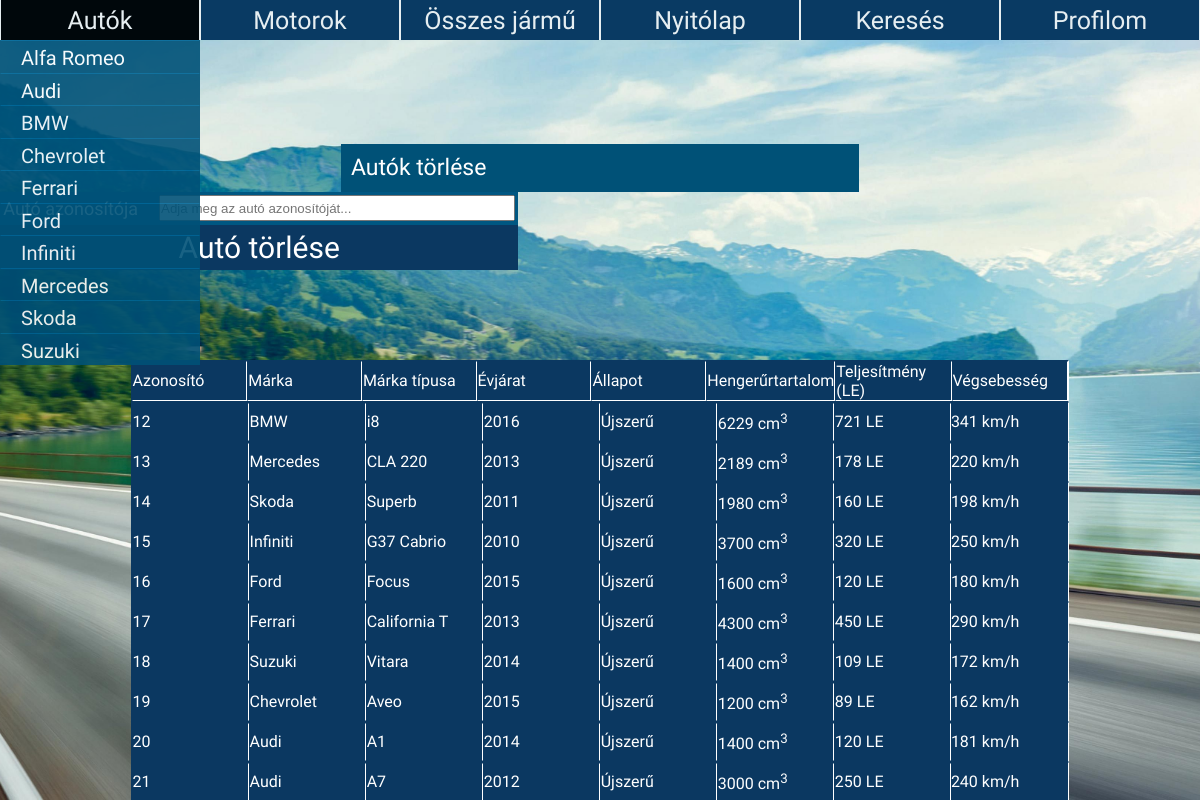
/autok_torlese.php, run on the app's committed database.
### tables this page shows
CREATE TABLE `auto` (
  `id` int(10) NOT NULL,
  `fenykep` mediumtext,
  `kategoria` varchar(100) NOT NULL,
  `automarka_id` varchar(60) NOT NULL,
  `jarmutipus_id` varchar(60) NOT NULL,
  `ar_1` int(10) NOT NULL,
  `ar_2` int(10) NOT NULL,
  `ar_3` int(10) NOT NULL,
  `marka_tipus` varchar(80) NOT NULL,
  `evjarat` int(4) NOT NULL,
  `allapot` varchar(50) NOT NULL,
  `km_ora_allasa` int(10) NOT NULL,
  `szallithato_szemelyek` int(10) NOT NULL,
  `uzemanyag` varchar(100) NOT NULL,
  `hengerurtartalom` int(10) NOT NULL,
  `teljesitmeny` int(100) NOT NULL,
  `sajat_tomeg` int(100) NOT NULL,
  `maximalis_tomeg` int(100) NOT NULL,
  `tank_meret` int(5) NOT NULL,
  `atlagfogyasztas` float NOT NULL,
  `vegsebesseg` int(10) NOT NULL,
  `gyorsulas` float NOT NULL,
  `oktanszam` int(5) NOT NULL
 
);

### autok_torlese.php (the view, shortened to what this page needs)
<?php
	include('controller.php');
?>
<html>
		<link rel = "stylesheet" href = "style.css"/>
	<head>
	</head>
		<body id = "bgStyle">
				<div id = "container">
				<ul id = "menu">
					<li>
						<a href="autok_osszes.php">Autók</a>
					</li>
					<li>
						<a href="motorok_osszes.php">Motorok</a>
					</li>
					<li>
						<a href="hozzaszolasok.php">Összes jármű</a>
					</li>
					<li><a href="fooldal.php">Nyitólap</a>
					</li>
					<li><a href="kereses.php">Keresés</a></li>
					<li>
						<a href="felhasznalo_profil.php">Profilom</a>
				</ul>
			</div>
			<div align = "center">
			<form method = "POST" action = "autok_torlese.php" enctype = "multipart/form-data" name = "car_delete">
				<table align = "center" width = "43.2%" id = "styleofwords" border = "0px" cellpadding = "0" cellspacing = "0">
					<tr>
						<td height = "33px" id = "styleofwords2a"><font id = "styleofwords2a">Autók törlése</font></td>
					</tr>
				</table>
			</div>
			<div>
				<table align = "center" width = "43.2%" id = "styleofwords" border = "0px" cellpadding = "0" cellspacing = "0">
					<tr>
						<td height = "33px" id = "styleofwords7" width = "30%">Autó azonosítója<font id = "styleofwords8"></font></td>
						<td height = "33px" id = "styleofwords9" width = "70%"><input type = "number"
							style="height:26px; width: 100%" name = "id" size = "45" placeholder = "Adja meg az autó azonosítóját..." required /></td>
					</tr>
				</table>
			</div>
			<table align = "center" width = "43.2%" id = "styleofwords" border = "0px" cellpadding = "0" cellspacing = "0">
					<tr>
						<td width = "100%"><input type = "submit" class = "input" value = "Autó törlése" name = "autotorles" /></td>
					</tr>
			</table>
			<?php
				$sql = "SELECT * FROM auto";
				$result = mysqli_query($conn, $sql);
				echo '
						<div align = "center">
							<table align = "center" width = "78.2%" id = "tableborders2" border = "0px" cellpadding = "0" cellspacing = "0">
								<tr>
									<td width = "12.5%" id = "tableborders3">Azonosító</td>
									<td width = "12.5%" id = "tableborders3">Márka</td>
									<td width = "12.5%" id = "tableborders3">Márka típusa</td>
									<td width = "12.5%" id = "tableborders3">Évjárat</td>
									<td width = "12.5%" id = "tableborders3">Állapot</td>
									<td width = "12.5%" id = "tableborders3">Hengerűrtartalom</td>
									<td width = "12.5%" id = "tableborders3">Teljesítmény (LE)</td>
									<td width = "14.2%" id = "tableborders3">Végsebesség</td>
								</tr>
							</table>
					</div>';
				if (mysqli_num_rows($result) > 0) {
					while($row = mysqli_fetch_assoc($result)) {
					echo '
							<div align = "center">
								<table align = "center" width = "78.2%" id = "tableborders2" border = "0px" cellpadding = "0" cellspacing = "0">
									<tr>
										<td width = "12.5%" id = "tableborders2"> '.$row["id"].'</td>
										<td width = "12.5%" id = "tableborders2"> '.$row["automarka_id"].'</td>
										<td width = "12.5%" id = "tableborders2"> '.$row["marka_tipus"].' </td>
										<td width = "12.5%" id = "tableborders2"> '.$row["evjarat"].'</td>
										<td width = "12.5%" id = "tableborders2"> '.$row["allapot"].'</td>
										<td width = "12.5%" id = "tableborders2"> '.$row["hengerurtartalom"].' cm<sup>3</sup></td>
										<td width = "12.5%" id = "tableborders2"> '.$row["teljesitmeny"].' LE</td>
										<td width = "12.5%"> '.$row["vegsebesseg"].' km/h</td>
									</tr>
								</table>
							</div>';
					}
				}
			?>
		</body>
</html>

### style.css (style rules this page uses)
#styleofwords { font-family: "Electrolize"; }
#styleofwords2a { font-size: 23px; font-family: "Electrolize"; text-align: left; background: rgb(0, 81, 119); color: #ffffff; padding: 2% 2% 2% 1%; margin: 0 0 0 0; width: 100%; }
#styleofwords7 { font-size: 18px; font-family: "Electrolize"; text-align: right; background: rgb(0, 87, 130); color: #ffffff; padding: 0 2% 0 0%; margin: 0 0 0 0; }
#styleofwords8 { font-size: 15px; font-family: "Electrolize"; text-align: left; background: rgb(0, 87, 130); color: red; padding: 3.5px; margin: 0 0 0 0; }
#styleofwords9 { font-size: 23px; font-family: "Electrolize"; text-align: left; background: rgb(0, 87, 130); color: #ffffff; padding: 3.5px; margin: 0 0 0 0; }
* { padding: 0px; margin: 0px; }
div#container { width: 100%; }
ul#menu { width: 100%; list-style: none; position: fixed; }
ul#menu li { float: left; width: 16.6667%; height: 40px; background: rgb(0, 81, 119); margin: 0 0 0 0; padding: 0px; font-family: "Electrolize"; }
ul#menu li a { height: 32px; text-decoration: none; font-size: 25px; font-family: "Electrolize", Helvetica, light; text-align: center; background: #0B3861; color: #ffffff; padding: 3% 0 1% 0%; display: block; border-style: solid; border-color: #ffffff; border-width: 0 0.5px 0 0.5; opacity: 0.9; transition: 2s ease; }
#tableborders2 { border-style: solid; border-color: #0B3861 #ffffff #0B3861 #0B3861; border-width: 0.5px; margin: 0 0.5px 0 0; font-family: "Electrolize"; text-align: left; background-color: #0B3861; color: #ffffff; height: 5%; }
#tableborders3 { border-style: solid; border-color: #0B3861 #ffffff #ffffff #0B3861; border-width: 0.5px; margin: 0 0.5px 0 0; font-family: "Electrolize"; text-align: left; background-color: #0B3861; color: #ffffff; height: 10%; }
#bgStyle { background: url('pictures/bgCar.jpg') no-repeat center center fixed; -webkit-background-size: cover; -moz-background-size: cover; -o-background-size: cover; background-size: cover; margin: 0; }
.input[type=submit] { padding: 5px 10px; font-size: 30px; font-family: "Electrolize"; text-align: center; width: 100%; height: 100%; cursor: pointer; outline: none; color: #fff; background-color: #0B3861; border: none; border-radius: 0 0 0 18; }
.input[type=submit] { padding: 5px 10px; font-size: 30px; font-family: "Electrolize"; text-align: center; width: 100%; height: 100%; cursor: pointer; outline: none; color: #fff; background: #0B3861; border-radius: 0 0 0 18; }

### data on the page
auto: id "12", automarka "BMW", marka_tipus "i8", evjarat "2016", allapot "Újszerű", hengerurtartalom "6229", teljesitmeny "721", vegsebesseg "341"
auto: id "13", automarka "Mercedes", marka_tipus "CLA 220", evjarat "2013", allapot "Újszerű", hengerurtartalom "2189", teljesitmeny "178", vegsebesseg "220"
auto: id "14", automarka "Skoda", marka_tipus "Superb", evjarat "2011", allapot "Újszerű", hengerurtartalom "1980", teljesitmeny "160", vegsebesseg "198"
auto: id "15", automarka "Infiniti", marka_tipus "G37 Cabrio", evjarat "2010", allapot "Újszerű", hengerurtartalom "3700", teljesitmeny "320", vegsebesseg "250"
auto: id "16", automarka "Ford", marka_tipus "Focus", evjarat "2015", allapot "Újszerű", hengerurtartalom "1600", teljesitmeny "120", vegsebesseg "180"
auto: id "17", automarka "Ferrari", marka_tipus "California T", evjarat "2013", allapot "Újszerű", hengerurtartalom "4300", teljesitmeny "450", vegsebesseg "290"
auto: id "18", automarka "Suzuki", marka_tipus "Vitara", evjarat "2014", allapot "Újszerű", hengerurtartalom "1400", teljesitmeny "109", vegsebesseg "172"
auto: id "19", automarka "Chevrolet", marka_tipus "Aveo", evjarat "2015", allapot "Újszerű", hengerurtartalom "1200", teljesitmeny "89", vegsebesseg "162"
auto: id "20", automarka "Audi", marka_tipus "A1", evjarat "2014", allapot "Újszerű", hengerurtartalom "1400", teljesitmeny "120", vegsebesseg "181"
auto: id "21", automarka "Audi", marka_tipus "A7", evjarat "2012", allapot "Újszerű", hengerurtartalom "3000", teljesitmeny "250", vegsebesseg "240"
